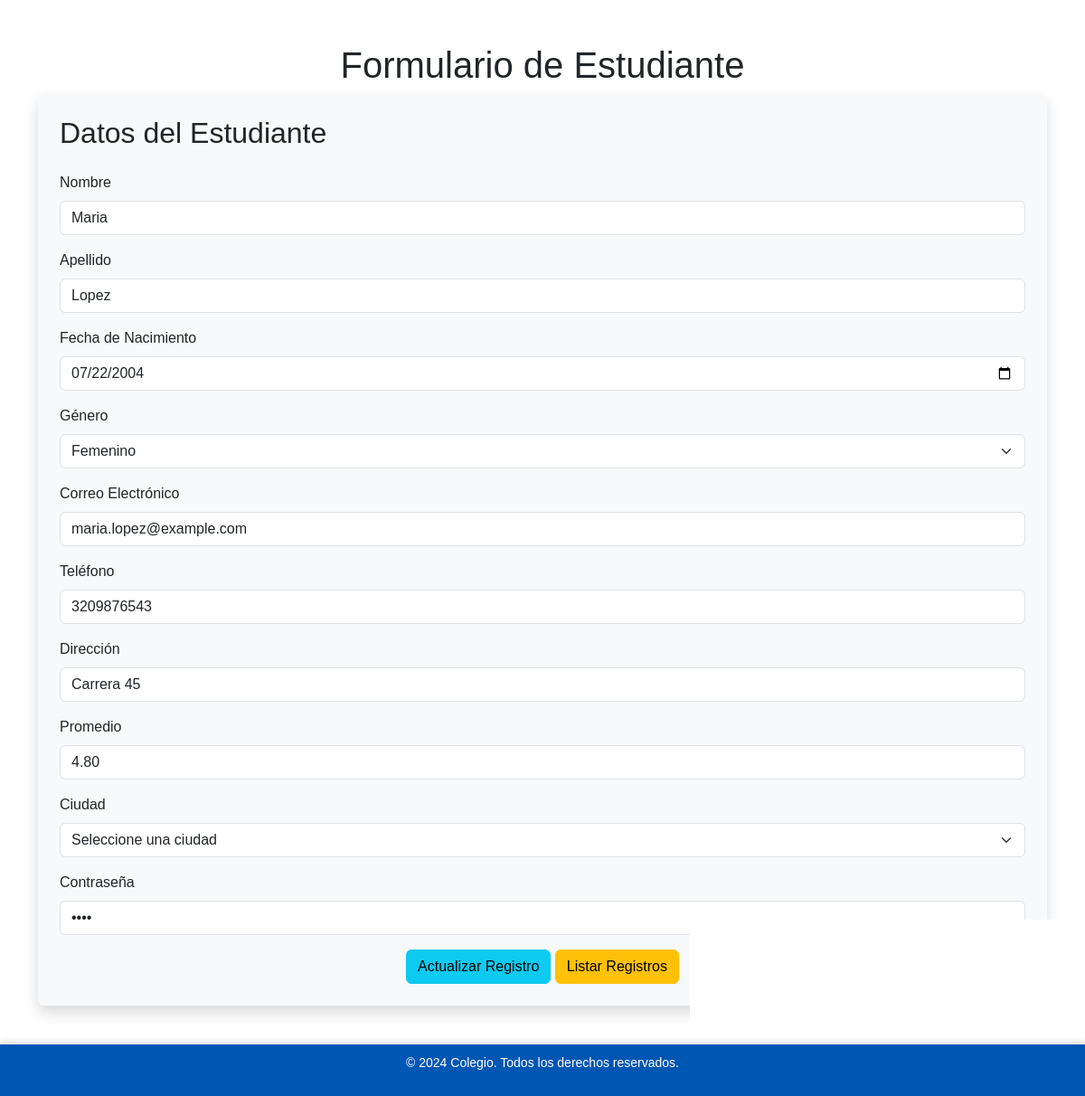
The app's page /actualizar.php?id=2 (signed in) with its own data.
### tables this page shows
CREATE TABLE estudiante (
    est_id INT AUTO_INCREMENT,
    est_nombre VARCHAR(30),
    est_apellido VARCHAR(30),
    est_fecha_nac DATE,
    est_genero CHAR(1),
    est_email VARCHAR(50),
    est_telefono VARCHAR(20),
    est_direccion VARCHAR(100),
    est_promedio DECIMAL(4, 2), 
    est_ciudad VARCHAR(60), 
    est_contraseña VARCHAR(255),
    PRIMARY KEY (est_id)
);

### conexion.php (called while the page is built, shortened)
<?php
    class dbcolegio{
        private $con;
		private $dbequipo='sql310.infinityfree.com';
		private $dbusuario='if0_37788145';
		private $dbclave='HBESGlMh920PwVB';
		private $dbnombre='if0_37788145_colegio';
		public function conectar(){
			$this->con = mysqli_connect($this->dbequipo, $this->dbusuario, $this->dbclave, $this->dbnombre);
		}
	public function seleccionar_estudiante($id){
		$sql="select * from estudiante where est_id=$id";
		$resultado=mysqli_query($this->con,$sql);
		$retorno=mysqli_fetch_object($resultado);
		return $retorno;
	   }
    }
?>

### actualizar.php (the view, shortened to what this page needs)
<?php
if (isset($_GET['id'])) {
	$id=intval($_GET['id']);
}else {
	header("location:listar.php");
}
?>
<!DOCTYPE html>
<html lang="en">
<head>
    <link href="https://cdn.jsdelivr.net/npm/bootstrap@5.3.0-alpha3/dist/css/bootstrap.min.css" rel="stylesheet">
    <link rel="stylesheet" href="../colegio/CSS/style.css">
</head>
<body>
    <section class="contenedor">
	<div class="contenedor-form">
		<?php
			include("conexion.php");
			$datos=new dbcolegio();
           $datos_estudiante=$datos->seleccionar_estudiante($id);
		?>
               <div class="container mt-5">
    <h1 class="text-center">Formulario de Estudiante</h1>
    <form action="" method="POST" class="bg-light p-4 rounded shadow">
        <h2 class="mb-4">Datos del Estudiante</h2>
        <div class="mb-3">
            <label for="est_nombre" class="form-label">Nombre</label>
            <input type="text" class="form-control" id="est_nombre" name="est_nombre" maxlength="30" value="<?php echo $datos_estudiante->est_nombre; ?>" required>
        </div>
        <div class="mb-3">
            <label for="est_apellido" class="form-label">Apellido</label>
            <input type="text" class="form-control" id="est_apellido" name="est_apellido" maxlength="30" value="<?php echo $datos_estudiante->est_apellido; ?>" required>
        </div>
        <div class="mb-3">
            <label for="est_fecha_nac" class="form-label">Fecha de Nacimiento</label>
            <input type="date" class="form-control" id="est_fecha_nac" name="est_fecha_nac" value="<?php echo $datos_estudiante->est_fecha_nac; ?>" required>
        </div>
        <div class="mb-3">
            <label for="est_genero" class="form-label">Género</label>
            <select name="est_genero" id="est_genero" class="form-select" required>
                <option value="F" <?php echo ($datos_estudiante->est_genero == 'F') ? 'selected' : ''; ?>>Femenino</option>
            </select>
        </div>
        <div class="mb-3">
            <label for="est_email" class="form-label">Correo Electrónico</label>
            <input type="email" class="form-control" id="est_email" name="est_email" maxlength="50" value="<?php echo $datos_estudiante->est_email; ?>" required>
        </div>
        <div class="mb-3">
            <label for="est_telefono" class="form-label">Teléfono</label>
            <input type="text" class="form-control" id="est_telefono" name="est_telefono" maxlength="20" value="<?php echo $datos_estudiante->est_telefono; ?>" required>
        </div>
        <div class="mb-3">
            <label for="est_direccion" class="form-label">Dirección</label>
            <input type="text" class="form-control" id="est_direccion" name="est_direccion" maxlength="100" value="<?php echo $datos_estudiante->est_direccion; ?>" required>
        </div>
        <div class="mb-3">
            <label for="est_promedio" class="form-label">Promedio</label>
            <input type="number" step="0.01" class="form-control" id="est_promedio" name="est_promedio" min="0" max="5" value="<?php echo $datos_estudiante->est_promedio; ?>" required>
        </div>
        <div class="mb-3">
            <label for="est_ciudad" class="form-label">Ciudad</label>
            <select class="form-select" id="est_ciudad" name="est_ciudad" required>
                <option value="">Seleccione una ciudad</option>
            </select>
        </div>
        <div class="mb-3">
            <label for="est_contraseña" class="form-label">Contraseña</label>
            <input type="password" class="form-control" id="est_contraseña" name="est_contraseña" maxlength="255" value="<?php echo $datos_estudiante->est_contraseña; ?>" required>
        </div>
            <center>
			  	<button type="submit" class="btn btn-info">Actualizar Registro</button>
			  	<a class="btn btn-warning" onclick="window.location.href='listar.php'">Listar Registros</a>
			  </center>
      </form>
      </div>
		</div>
	</section>
 <footer class="footer">
    <p>&copy; 2024 Colegio. Todos los derechos reservados.</p>
</footer>
</body>
</html>

### css/style.css (style rules this page uses)
body { background-image: url('../img/fondo3.jpg'); background-size: cover; background-position: center; background-attachment: fixed; background-repeat: no-repeat; margin: 0; padding: 0; font-family: 'Arial', sans-serif; }
.container { margin-top: 20px; margin-bottom: 100px; }
form { margin-bottom: 80px; }
.footer { background-color: #0056b3; color: white; text-align: center; padding: 10px 0; position: fixed; bottom: 0; left: 0; width: 100%; box-shadow: 0 -4px 6px rgba(0, 0, 0, 0.1); font-size: 14px; z-index: 1000; }

### records on screen
estudiante: est_nombre "Maria", est_apellido "Lopez", est_fecha_nac "07/22/2004", est_genero "Femenino", est_email "maria.lopez@example.com", est_telefono "3209876543", est_direccion "Carrera 45", est_promedio "4.80"
